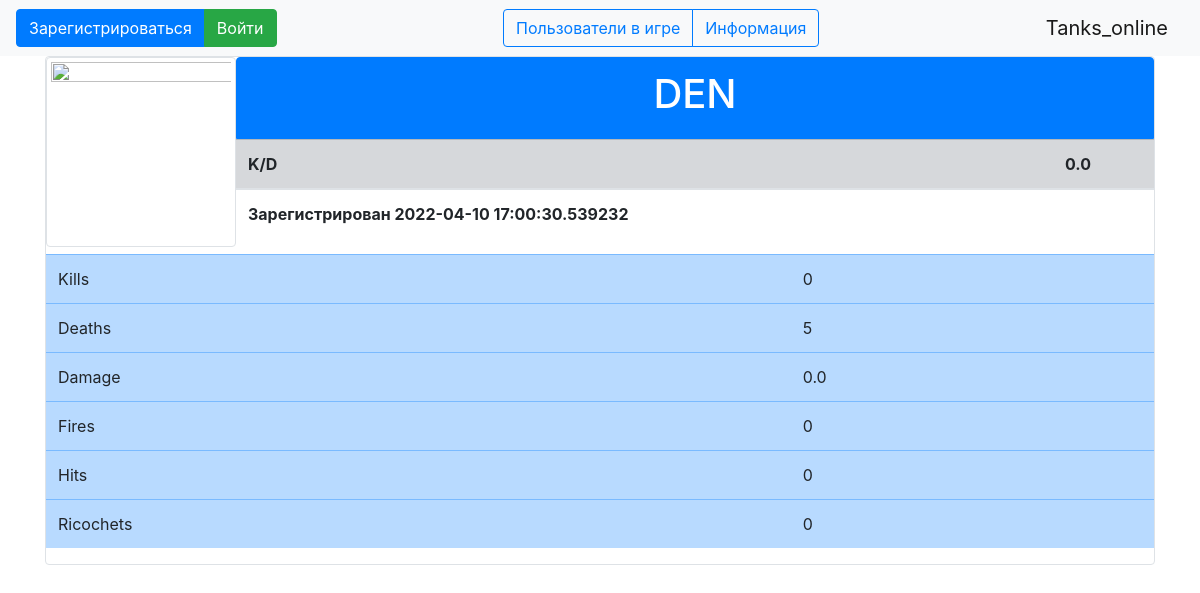
The page /player/1 on the database as committed earlier.
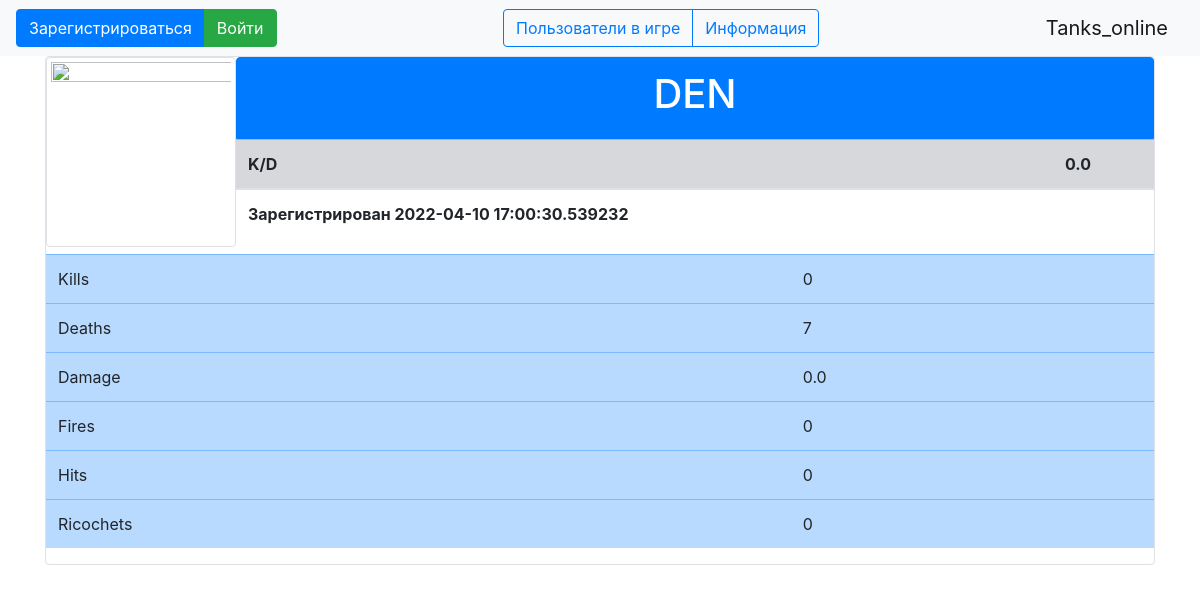
The same page on the database as committed later.
### data/users.py (models this page shows, shortened)
class User(SqlAlchemyBase, UserMixin):
    __tablename__ = 'users'
    id = sqlalchemy.Column(sqlalchemy.Integer, primary_key=True, autoincrement=True)
    surname = sqlalchemy.Column(sqlalchemy.String, nullable=True)
    name = sqlalchemy.Column(sqlalchemy.String, nullable=True)
    age = sqlalchemy.Column(sqlalchemy.Integer, nullable=True)
    email = sqlalchemy.Column(sqlalchemy.String, unique=True, nullable=True)
    nickname = sqlalchemy.Column(sqlalchemy.String, unique=True, nullable=True)
    hashed_password = sqlalchemy.Column(sqlalchemy.String, nullable=True)
    game_stat = sqlalchemy.Column(sqlalchemy.String, nullable=True)
    modified_date = sqlalchemy.Column(sqlalchemy.DateTime, default=datetime.datetime.now)

### data/stats.py (models this page shows)
class Stats(SqlAlchemyBase):
    __tablename__ = 'statistics'
    id = sqlalchemy.Column(sqlalchemy.Integer,
                           primary_key=True, autoincrement=True)
    player_mail = sqlalchemy.Column(sqlalchemy.String, sqlalchemy.ForeignKey("users.email"), unique=True)
    kills = sqlalchemy.Column(sqlalchemy.Integer, nullable=True)
    deaths = sqlalchemy.Column(sqlalchemy.Integer, nullable=True)
    rik = sqlalchemy.Column(sqlalchemy.Integer, nullable=True)
    hits = sqlalchemy.Column(sqlalchemy.Integer, nullable=True)
    fires = sqlalchemy.Column(sqlalchemy.Integer, nullable=True)
    damage = sqlalchemy.Column(sqlalchemy.Float, nullable=True)
    user = orm.relation('User')

### web.py (the view)
    @app.route("/player/<int:id>")
    def player(id):
        user = db_sess.query(User).filter(User.id == id).first()
        stat = db_sess.query(Stats).filter(Stats.player_mail == user.email).first()
        deaths = 1 if stat.deaths == 0 else stat.deaths
        kd = round(stat.kills / deaths, 2)
        return render_template("player.html", stat=stat, kd=kd, user=user)

### templates/player.html (shortened to what this page needs)
{% extends "base.html" %}
{% block content %}
<div class="col-md6 border rounded" align="center" id="load">
<img src="https://ob-kassa.ru/content/front/buhoskol_tmp1/images/reviews-icon.jpg" class="img-thumbnail" height="190px" width="190px" align="left">
<div class="list-group">
  <button type="button" class="list-group-item list-group-item-action active" aria-current="true">
    <h1>{{user.nickname}}</h1>
  </button>
    <table class="table">
       <thead>
           <tr class="table-secondary">
             <th scope="col">K/D</th>
             <th scope="col">{{kd}}</th>
           </tr>
       </thead>
       <tbody>
       <tr>
         <th rowspan="2">Зарегистрирован {{user.modified_date}}</th>
       </tr>
       </tbody>
    </table>
</div>
  <table class="table" align="center">
     <tbody>
     <tr class="table-primary">
       <td scope="row">Kills</td>
       <td>{{stat.kills}}</td>
     </tr>
     <tr class="table-primary">
       <td scope="row">Deaths</td>
       <td>{{stat.deaths}}</td>
     </tr>
     <tr class="table-primary">
       <td scope="row">Damage</td>
       <td>{{stat.damage}}</td>
     </tr>
     <tr class="table-primary">
       <td scope="row">Fires</td>
       <td>{{stat.fires}}</td>
     </tr>
     <tr class="table-primary">
       <td scope="row">Hits</td>
       <td>{{stat.hits}}</td>
     </tr>
     <tr class="table-primary">
       <td scope="row">Ricochets</td>
       <td>{{stat.rik}}</td>
     </tr>
     </tbody>
  </table>
</div>
{% endblock %}

### templates/base.html (shortened to what this page needs)
<!doctype html>
<html lang="en">
<head>
    <link rel="stylesheet"
          href="https://stackpath.bootstrapcdn.com/bootstrap/4.4.1/css/bootstrap.min.css"
>
</head>
<body>
<header>
    <nav class="navbar navbar-light bg-light">
        {% if current_user.is_authenticated %}
            <a class="navbar-brand" href="/logout">{{ current_user.nickname }}</a>
        {% else %}
            <div class="btn-group" role="group" aria-label="Basic example">
                <a class="btn btn-primary " href="/register">Зарегистрироваться</a>
                <a class="btn btn-success" href="/login">Войти</a>
            </div>
        {% endif %}
        <div class="btn-group" role="group" aria-label="Basic example">
            <a type="button" class="btn btn-outline-primary" href="/">Пользователи в игре</a>
            <a type="button" class="btn btn-outline-primary" href="/info">Информация</a>
        </div>
        <a class="navbar-brand" href="/">Tanks_online</a>
    </nav>
</header>
<main role="main" class="container">
    {% block content %}{% endblock %}
</main>
</body>
</html>

Rows that differ between the two databases and show on the page:
changed Stats: deaths "5" → "7"
